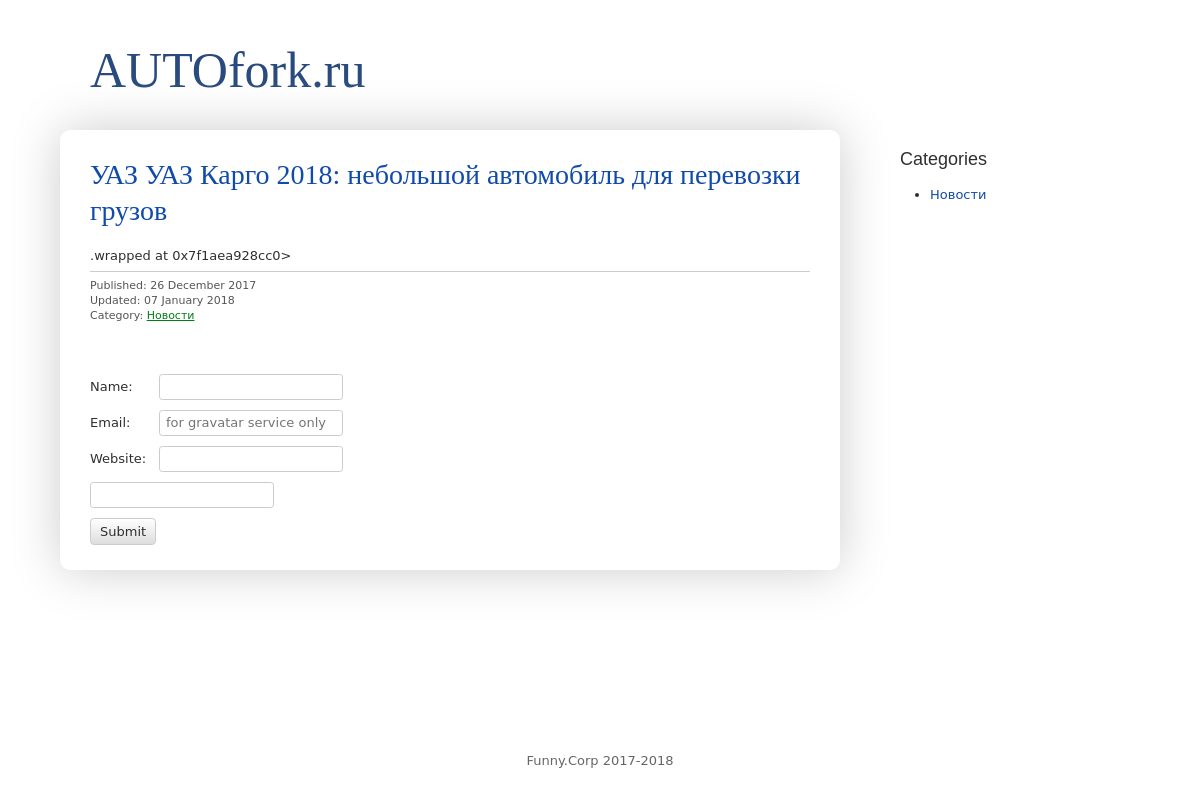
The app's page /UAZ/Kargo/UAZ-Kargo-2018-nebolshoy-avtomobil-dlya-perevozki-gruzov/, older data.
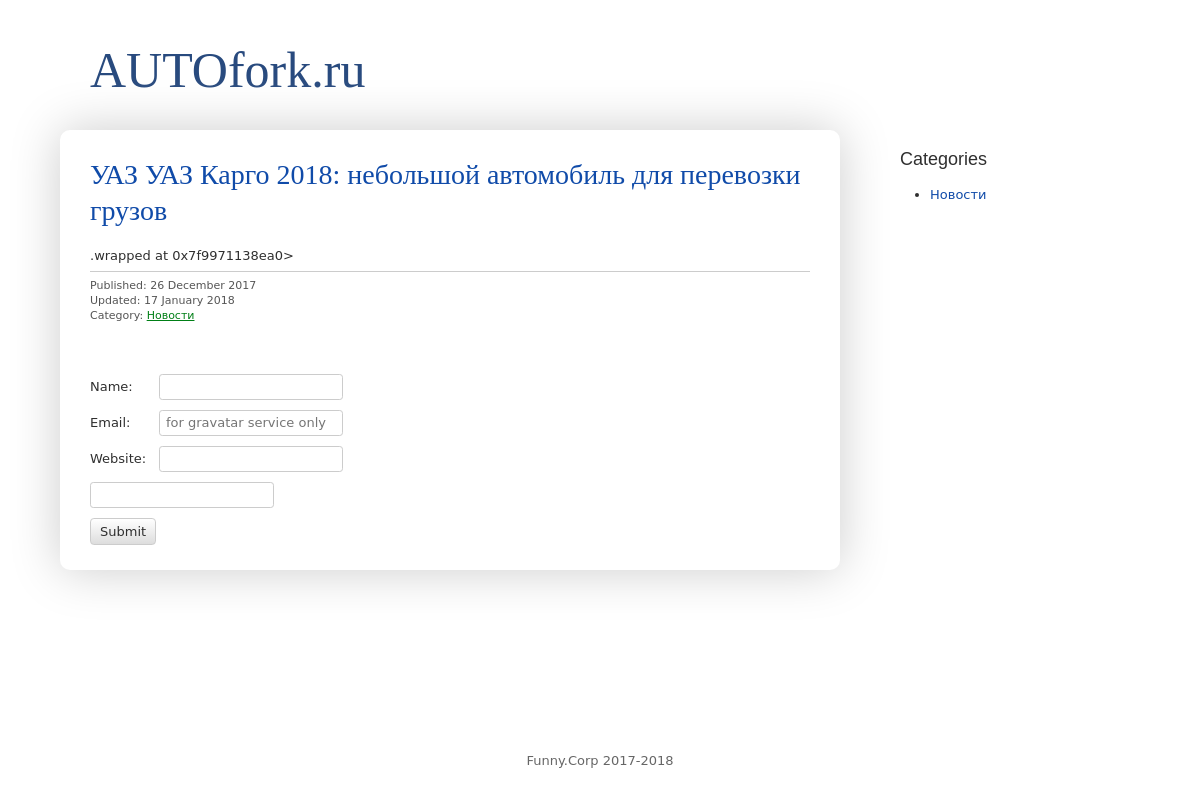
The same page, newer data.
### article_app/models.py (models this page shows, shortened)
class Article(models.Model):
    title = models.CharField(_('article title'), max_length=255)
    content = RichTextUploadingField(_('article content'), max_length=30000, blank=True, default='')
    created = models.DateTimeField(_('article created'))
    updated = models.DateTimeField(_('article updated'), auto_now=True)
    category = models.ForeignKey(
        Category, verbose_name=_('related category'), blank=True, null=True, on_delete=models.CASCADE
    )
    auto_model = models.ForeignKey(AutoModel, blank=True, null=True, on_delete=models.CASCADE)
    slug = models.CharField(_('article slug'), unique=True, max_length=100)
    description = models.CharField(_('article description'), blank=True, max_length=255)
    is_comment_allowed = models.BooleanField(_('comment allowed'), default=True)
    is_standalone = models.BooleanField(_('standalone page'), default=False)
    is_published = models.BooleanField(_('article published'), default=False)
    objects = ArticleQuerySet.as_manager()
    class Meta:
        ordering = ['-created', 'auto_model']
        verbose_name = _('article')
        verbose_name_plural = _('articles')
    def get_content(self):
        return mark_safe(mistune.markdown(self.content,
                                          renderer=PygmentsRenderer()))
    def get_description(self):
        return self.description or (strip_tags(self.get_content())[:160]
                                    .replace('\n', ' ').replace('\r', ' '))

class Category(models.Model):
    name = models.CharField(_('category name'), unique=True, max_length=255)
    slug = models.CharField(_('category slug'), unique=True, max_length=100)
    description = models.CharField(
        _('category description'), blank=True, max_length=255
    )
    class Meta:
        verbose_name = _('category')
        verbose_name_plural = _('categories')
    def get_absolute_url(self):
        return reverse('article_app:category', args=[self.slug])

### article_app/views.py (the view)
# urls.py: url(r'^([-_\w]+/)?([-_\w]+/)?(?P<slug>[-_\w]+)/$', ArticleDetail.as_view(), name='article'),
class ArticleDetail(DetailView):
    model = Article
    def get_queryset(self):
        qs = super(ArticleDetail, self).get_queryset()
        if not self.request.user.is_superuser:
            qs = qs.filter(is_published=True)
        return qs
    def get_context_data(self, **kwargs):
        ctx = super(ArticleDetail, self).get_context_data(**kwargs)
        comment_list = (
            Comment.objects.filter(article=self.object).order_by('created')
        )
        for comment in comment_list:
            comment._article_url = self.object.get_absolute_url()
            if not comment.is_approved:
                comment.url = ''
                comment.content = _('Comment is under moderation')
                comment.under_moderation_class = 'comment-under-moderation'
        ctx['comment_tree'] = make_tree(comment_list)
        ctx['comment_form'] = CommentForm(
            initial=add_user_session_data(self, {'article': self.object})
        )
        return ctx

### article_app/forms.py
class CommentForm(ModelForm):
    class Meta:
        model = Comment
        exclude = ['is_approved', 'created']
        widgets = {
            'article': w.HiddenInput, 'parent': w.HiddenInput,
            'content': PagedownWidget,
            'user_email': w.TextInput(attrs={'placeholder':
                                             _('for gravatar service only')})
        }

### article_app/context_processors.py (called while the page is built)
def article_app_sidebar(request):
    ctx = {}
    for snippet in TemplateSnippet.objects.all():
        ctx[snippet.name] = mark_safe(snippet.content)
    pages = Article.objects.published_standalone()
    ctx['aside_pages_list'] = pages.only('title', 'slug').order_by('created')
    categories = Category.objects.filter(article__is_published=True)
    ctx['aside_category_list'] = \
        categories.annotate(Count('article')).filter(article__count__gt=0)
    commensts = Comment.objects.filter(is_approved=True,
                                       article__is_published=True)
    ctx['aside_comment_list'] = \
        commensts.extra(select={'_article_slug': 'article_app_article.slug'})[:5]
    return ctx

### article_app/models.py (called while the page is built)
    def published_standalone(self):
        return self.filter(is_published=True, is_standalone=True)

### article_app/templates/article_app/article_detail.html (shortened to what this page needs)
{% extends 'article_app/base.html' %}
{% load i18n %}
{% load staticfiles %}
{% block content %}
<div class="article">
    <h1 class="article-title">{{ article.title }}</h1>
    {%  autoescape off %}{{ article.get_content }}{% endautoescape %}
    <ul class="article-meta-list">
        <li class="article-meta-published">
            {% trans 'Published' %}: {{ article.created|date:'d E Y' }}
        </li>
        <li class="article-meta-updated">
            {% trans 'Updated' %}: {{ article.updated|date:'d E Y' }}
        </li>
        {% if article.category %}
            <li class="article-meta-category">
                {% trans 'Category' %}:
                <a class="article-meta-category-link" href="{{ article.category.get_absolute_url }}">{{ article.category.name }}</a>
            </li>
        {% endif %}
    </ul>
</div>
{% if article.is_comment_allowed %}
    {% include 'article_app/comment_form.html' with form=comment_form %}
{% endif %}
{% endblock %}

Row changes from the older to the newer data that the page shows:
changed Article "Новости": get_content ".wrapped at 0x7f1aea928cc0>" → ".wrapped at 0x7f9971138ea0>"; updated "07 January 2018" → "17 January 2018"
